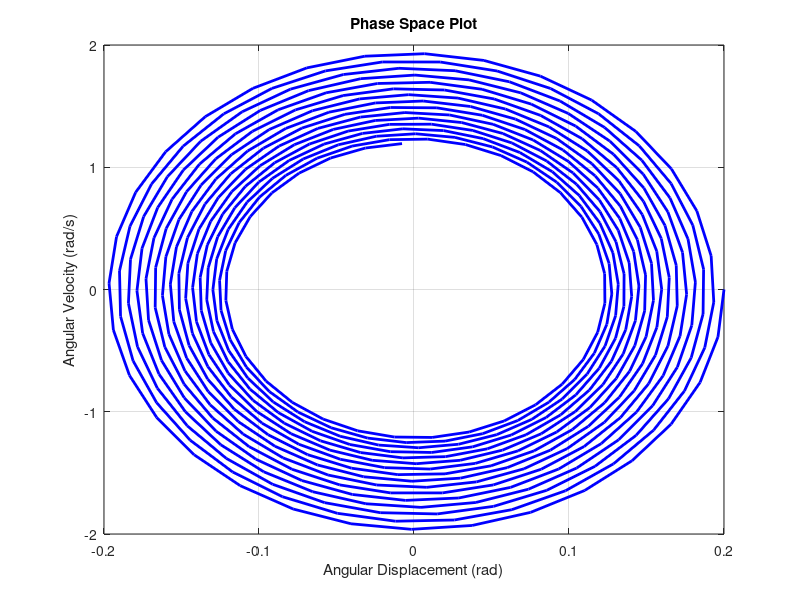
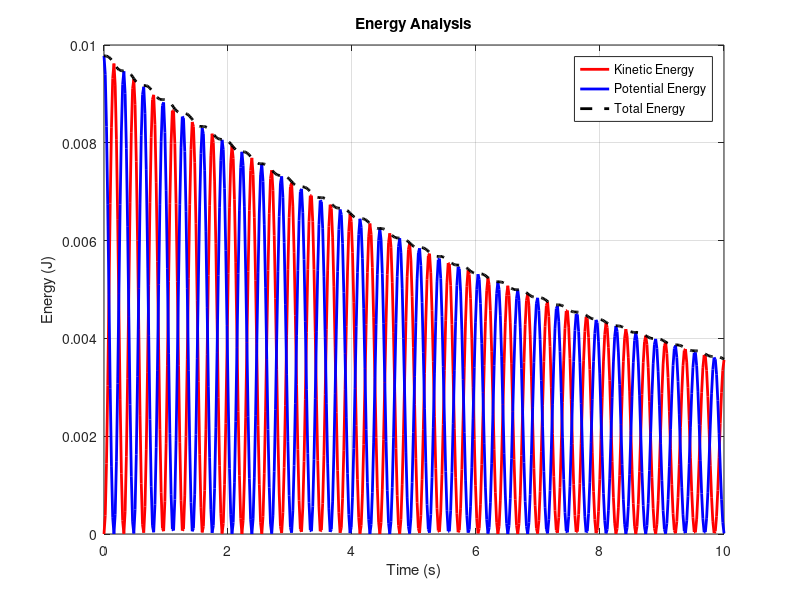
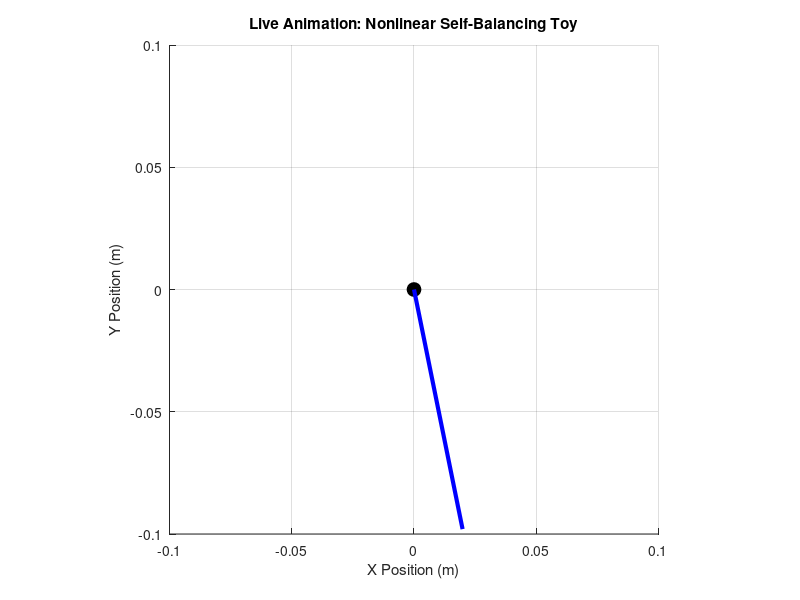

The MATLAB source for these figures, in order: (Note: this script raises an error after producing the figures.)

clc; clear; close all;

m = 0.5;  % Mass (kg)
g = 9.81; % Gravity (m/s^2)
l = 0.1;  % Length (m)
b = 0.05; % Damping coefficient

% Define ODE function (Fully Nonlinear Equation of Motion)
odefun = @(t, x) [x(2); - (b/m)*x(2) - (g/l)*sin(x(1))];

% Initial conditions (Large Angle Motion)
theta0 = 0.2; % Initial angle (radians) - Set to 1 rad or 2 rad to test large-angle motion
omega0 = 0; % Initial angular velocity
x0 = [theta0; omega0];

% Time span
tspan = linspace(0, 10, 500);

% Solve ODE using ode45
[t, x] = ode45(odefun, tspan, x0);

% Compute Energy Analysis
KE = 0.5 * m * (l * x(:,2)).^2;  % Kinetic Energy = 1/2 m v^2 (where v = l * theta_dot)
PE = m * g * l * (1 - cos(x(:,1))); % Potential Energy = mg(l - l*cos(theta))
TotalEnergy = KE + PE; % Total Mechanical Energy

% Phase Space Plot
figure;
plot(x(:,1), x(:,2), 'b', 'LineWidth', 2);
grid on;
xlabel('Angular Displacement (rad)');
ylabel('Angular Velocity (rad/s)');
title('Phase Space Plot');

% Energy Plot
figure;
plot(t, KE, 'r', 'LineWidth', 2); hold on;
plot(t, PE, 'b', 'LineWidth', 2);
plot(t, TotalEnergy, 'k--', 'LineWidth', 2);
grid on;
xlabel('Time (s)');
ylabel('Energy (J)');
legend('Kinetic Energy', 'Potential Energy', 'Total Energy');
title('Energy Analysis');

% Animation setup
figure;
axis equal;
hold on;
xlim([-l, l]); ylim([-l, l]);
grid on;
title('Live Animation: Nonlinear Self-Balancing Toy');
xlabel('X Position (m)'); ylabel('Y Position (m)');

% Toy pivot point
plot(0, 0, 'ko', 'MarkerSize', 10, 'MarkerFaceColor', 'k');

% Create toy rod
rod = line([0, l*sin(x(1,1))], [0, -l*cos(x(1,1))], 'LineWidth', 3, 'Color', 'b');

% Animation loop
for i = 1:length(t)
    % Update rod position
    rod.XData = [0, l*sin(x(i,1))];
    rod.YData = [0, -l*cos(x(i,1))];
    
    drawnow;
end
